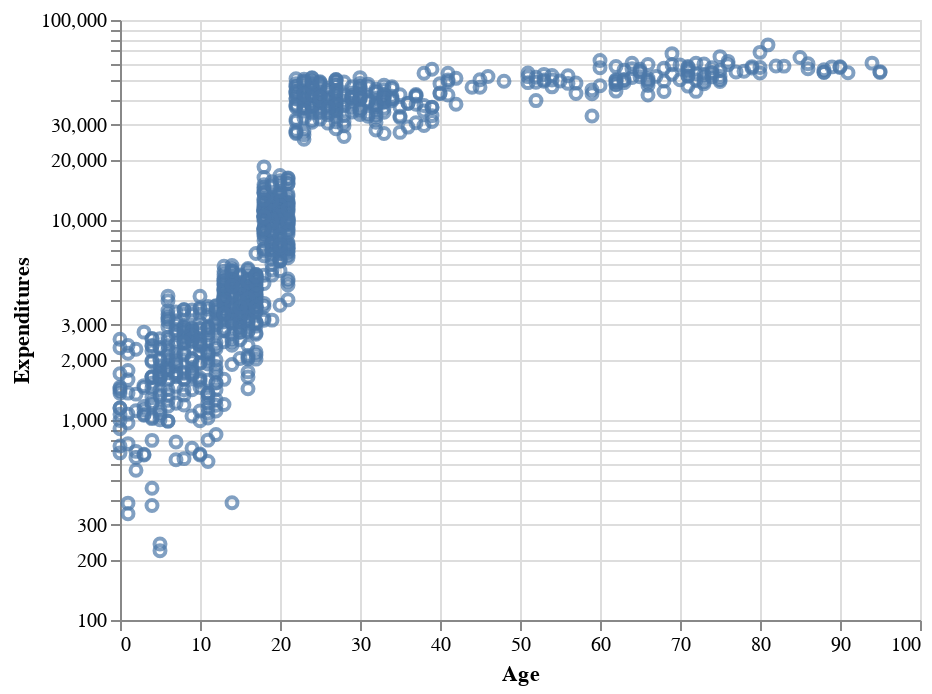

Source (notebook cell):
### Markdown cell above
_Type your answer here, replacing this text._

### Code cell
# construct scatterplot
# BEGIN SOLUTION
fig_2 = alt.Chart(dds).mark_point().encode(
    x = 'Age',
    y = alt.Y('Expenditures', scale = alt.Scale(type = 'log'))
)
# END SOLUTION

# display
fig_2 # SOLUTION

### Figure 1 — Vega-Lite specification as saved in the notebook (floating-point values rounded to 4 significant figures; data arrays with more than 128 entries replaced by an {"elided": "..."} marker saying what was removed)
{"config": {"view": {"continuousWidth": 400, "continuousHeight": 300}}, "data": {"name": "data-8c6c61eb9cd91c6013030cd10b8e93ea"}, "mark": "point", "encoding": {"x": {"field": "Age", "type": "quantitative"}, "y": {"field": "Expenditures", "scale": {"type": "log"}, "type": "quantitative"}}, "$schema": "https://vega.github.io/schema/vega-lite/v4.17.0.json", "datasets": {"data-8c6c61eb9cd91c6013030cd10b8e93ea": {"elided": "1000 records"}}}
